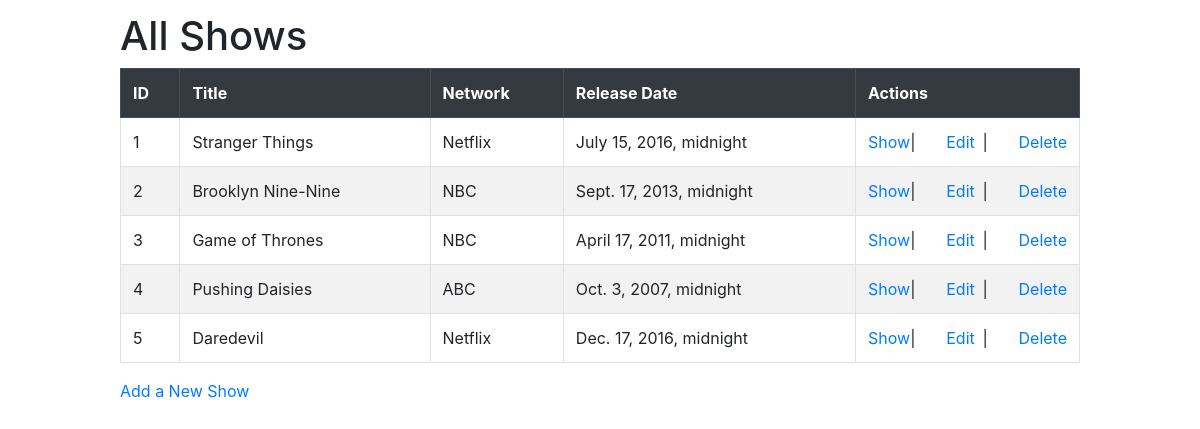
The app's page /shows/, older data.
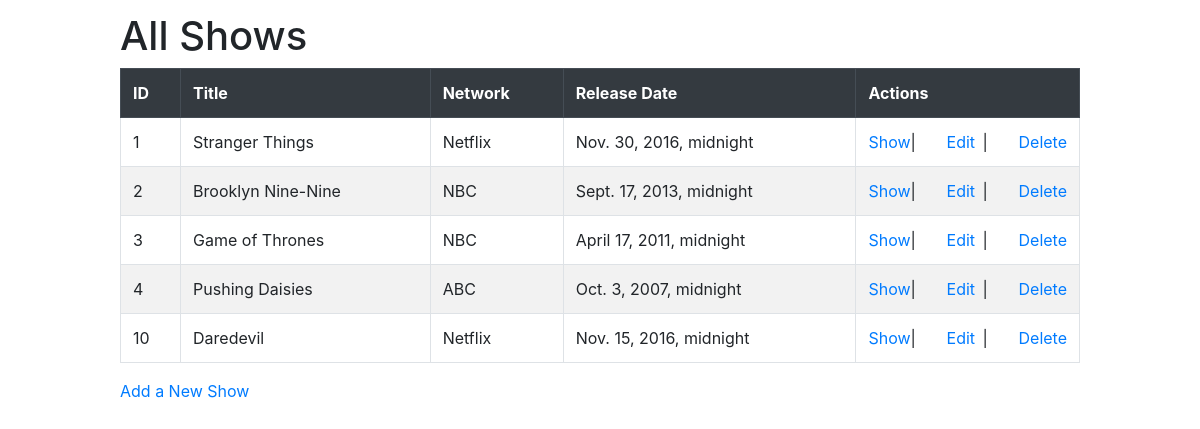
The same page, newer data.
### semi_restful_tv_shows_app/models.py (models this page shows)
class Show(models.Model):
    title = models.CharField(max_length=255)
    network = models.CharField(max_length=255)
    release_date = models.DateTimeField()
    description = models.TextField()
    created_at = models.DateTimeField(auto_now_add=True)
    updated_at = models.DateTimeField(auto_now=True)

### semi_restful_tv_shows_app/views.py (the view)
# urls.py: path('shows/', views.display_all),
def display_all(request):
    context = {
        'shows' : Show.objects.all()
    }
    return render(request, 'all.html', context)

### semi_restful_tv_shows_app/templates/all.html (shortened to what this page needs)
<!DOCTYPE html>
<html lang="en">
<head>
    {% load static %}
    <link rel="stylesheet" href="https://cdn.jsdelivr.net/npm/bootstrap@4.6.2/dist/css/bootstrap.min.css">
    <link rel="stylesheet" href="{% static 'css/style.css' %}">
</head>
<body>
    <h1>All Shows</h1>
    <table class="table table-striped table-bordered table-hover">
        <tr class="thead-dark">
            <th>ID</th>
            <th>Title</th>
            <th>Network</th>
            <th>Release Date</th>
            <th>Actions</th>
        </tr>
        {% for show in shows %}
        <tr scope="row">
            <td>{{ show.id }}</td>
            <td>{{ show.title }}</td>
            <td>{{ show.network }}</td>
            <td>{{ show.release_date }}</td>
            <td>
                <ul id="actions">
                    <li><a href="/shows/{{ show.id }}/">Show</a></li>
                    <li>|</li>
                    <li><a href="/shows/{{ show.id }}/edit/">Edit</a></li>
                    <li>|</li>
                    <li><a href="/shows/{{ show.id }}/destroy/">Delete</a></li>
                </ul>
            </td>
        </tr>
        {% endfor %}
    </table>
    <p><a href="/shows/new/">Add a New Show</a></p>
</body>
</html>

### semi_restful_tv_shows_app/static/css/style.css (style rules this page uses)
body { width: 80%; margin: 1% auto; }
#actions { margin: 0; padding: 0; list-style-type: none; display: flex; justify-content: space-between; align-items: center; }
#actions li { width: 50%; }

Row changes from the older to the newer data that the page shows:
removed Show: id "5", title "Daredevil", network "Netflix", release_date "Dec. 17, 2016, midnight"
changed Show "Stranger Things": release_date "July 15, 2016, midnight" → "Nov. 30, 2016, midnight"
added Show: id "10", title "Daredevil", network "Netflix", release_date "Nov. 15, 2016, midnight"
